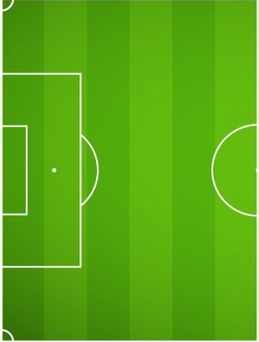
#> input picture soccer_half_field.jpeg, 259 x 342 px
$ python Offside_detection.py   (older library calls are emulated)
#> lines starting #> are read from the running program, lines starting #| are printed output that depends on the picture
### track_utils.py
import numpy as np
import argparse
import cv2
import math
from collections import deque

img = None
orig = None
roi = None
roi2, roi2_init = None,None

kernel = np.array([[0, 0, 1, 1, 0, 0],
                   [0, 1, 1, 1, 1, 0],
                   [1, 1, 1, 1, 1, 1],
                   [1, 1, 1, 1, 1, 1],
                   [0, 1, 1, 1, 1, 0],
                   [0, 0, 1, 1, 0, 0]],dtype=np.uint8)

ix,iy = 0,0
draw = False
rad_thresh = 15

def getArguements():
    ap = argparse.ArgumentParser()
    ap.add_argument("-v", "--video",
                    help="path to the (optional) video file")
    args = vars(ap.parse_args())
    return args

def resize(img,width=400.0):
    r = float(width) / img.shape[0]
    dim = (int(img.shape[1] * r), int(width))
    img = cv2.resize(img, dim, interpolation=cv2.INTER_AREA)
    return img

# [172 lines left out: functions selectROI, getROIvid, getROIext, getLimits, applyMorphTransforms, applyMorphTransforms2 and 3 more, not called in this run]

def removeBG(frame, fgbg):
    bg_mask = fgbg.apply(frame)
    bg_mask = cv2.dilate(bg_mask, np.ones((5, 5)))
    frame = cv2.bitwise_and(frame, frame, mask=bg_mask)
    return frame

# [16 lines left out: function getHist, not called in this run]

### Offside_detection.py
# USAGE
# To detect offside in a pre-recorded video, type the following in terminal:
# python Offside_detection.py -v 'name of video file'
#
# To detect offside from live camera feed:
# python Offside_detection.py
#
# while running the program, press 'i' to input and 'q' to quit

import cv2
import numpy as np
import track_utils
from collections import deque
import math

frame = None
orig_frame = None
roi_hist_A, roi_hist_B = None, None
roi = None

team = None


teamA = np.array([])
teamB = np.array([])
teamB_new = np.array([])
teamA_new = np.array([])
pts = []

minDist = 0
prevTeam = None
prevPasser = -1

M = None
op = None
limits = None
ball_center = None

kernel = np.array([[0, 0, 1, 1, 0, 0],
                   [0, 0, 1, 1, 0, 0],
                   [1, 1, 1, 1, 1, 1],
                   [1, 1, 1, 1, 1, 1],
                   [0, 0, 1, 1, 0, 0],
                   [0, 0, 1, 1, 0, 0]], dtype=np.uint8)

prevgrad = 0
passes = 0

vel, prev_vel = 0, 0

pts_ball = deque()


# [49 lines left out: function trackBall, not called in this run]


def detectPlayers():
    global frame, roi_hist_A, roi_hist_B, teamA, teamB
    teamA = []
    teamB = []

    hsv = cv2.cvtColor(frame, cv2.COLOR_BGR2HSV)
    cnt_thresh = 180
    if roi_hist_A is not None:
        backProjA = cv2.calcBackProject([hsv], [0, 1], roi_hist_A, [0, 180, 0, 256], 1)
        maskA = track_utils.applyMorphTransforms2(backProjA)
        #cv2.imshow('mask a', maskA)

        cnts = cv2.findContours(maskA.copy(), cv2.RETR_EXTERNAL, cv2.CHAIN_APPROX_SIMPLE)[-2]

        if len(cnts) > 0:
            c = sorted(cnts, key=cv2.contourArea, reverse=True)
            for i in range(len(c)):
                if cv2.contourArea(c[i]) < cnt_thresh:
                    break

                x, y, w, h = cv2.boundingRect(c[i])
                h += 5
                y -= 5
                if h < 0.8 * w:
                    continue
                elif h / float(w) > 3:
                    continue

                cv2.rectangle(frame, (x, y), (x + w, y + h), (0, 0, 255), 2)
                M = cv2.moments(c[i])
                center = (int(M["m10"] / M["m00"]), int(M["m01"] / M["m00"]))
                foot = (center[0], int(center[1] + h * 1.5))
                teamA.append(foot)
                cv2.circle(frame, foot, 5, (0, 0, 255), -1)
    if roi_hist_B is not None:
        backProjB = cv2.calcBackProject([hsv], [0, 1], roi_hist_B, [0, 180, 0, 256], 1)
        maskB = track_utils.applyMorphTransforms2(backProjB)
        #cv2.imshow('mask b', maskB)

        cnts = cv2.findContours(maskB.copy(), cv2.RETR_EXTERNAL, cv2.CHAIN_APPROX_SIMPLE)[-2]

        if len(cnts) > 0:
            c = sorted(cnts, key=cv2.contourArea, reverse=True)
            for i in range(len(c)):
                if cv2.contourArea(c[i]) < cnt_thresh:
                    break
                x, y, w, h = cv2.boundingRect(c[i])
                h += 5
                y -= 5
                if h < 0.9 * w:
                    continue
                elif h / float(w) > 3:
                    continue

                cv2.rectangle(frame, (x, y), (x + w, y + h), (0, 255, 0), 2)
                M = cv2.moments(c[i])
                center = (int(M["m10"] / M["m00"]), int(M["m01"] / M["m00"]))

                foot = (center[0], int(center[1] + h * 1.2))

                teamB.append(foot)
                cv2.circle(frame, foot, 5, (0, 0, 255), -1)


# [139 lines left out: functions selectPoints, getBoundaryPoints, getCoordinates, drawOffsideLine, closest_node, detectPasser and 1 more, not called in this run]


if __name__ == '__main__':
    args = track_utils.getArguements()

    if not args.get("video", False):
        camera = cv2.VideoCapture(0)
    else:
        camera = cv2.VideoCapture(args["video"])

    orig_op = cv2.imread('soccer_half_field.jpeg')
#> orig_op is the input picture: shape (342, 259, 3); mean B, G, R 20.8, 169.2, 89.8
    op = orig_op.copy()
    fgbg = cv2.createBackgroundSubtractorMOG2(history=20, detectShadows=False)
    flag = False

    while True:
        (grabbed, frame) = camera.read()
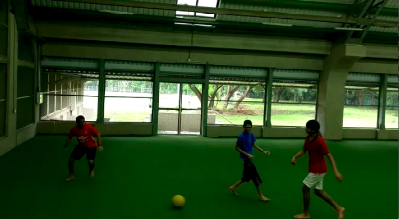
#> input picture images/dnt1.png, 399 x 219 px, given in place of the camera
#> frame is the input picture: shape (219, 399, 3); mean B, G, R 31.7, 69.7, 41.1

        if args.get("video") and not grabbed:
            break

        frame = track_utils.resize(frame, width=400)
#> in resize, `img = cv2.resize(img, dim, interpolation=cv2.INTER_AREA)`:
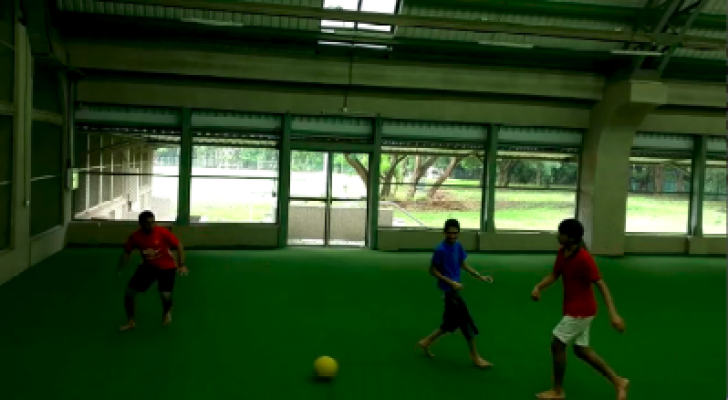
#> img: shape (400, 728, 3); mean of channels 0, 1, 2 31.7, 69.6, 41; drawn as B, G, R

        orig_frame = frame.copy()

        frame2 = track_utils.removeBG(orig_frame.copy(), fgbg)
#> in removeBG, `bg_mask = fgbg.apply(frame)`: bg_mask: shape (400, 728); every value is 255

        detectPlayers()
#> in detectPlayers, `hsv = cv2.cvtColor(frame, cv2.COLOR_BGR2HSV)`: hsv: shape (400, 728, 3); mean H, S, V 50.9, 188.1, 70.4

        if roi is not None:
            ball_center, cnt = track_utils.detectBallThresh(frame2, limits)
            if cnt is not None:
                (x, y), radius = cv2.minEnclosingCircle(cnt)
                cv2.circle(frame, (int(x), int(y)), int(radius), (255, 255, 0), 2)
                cv2.circle(frame, ball_center, 2, (0, 0, 255), -1)
                trackBall()

        if M is not None:
            src = np.int32(src)

            for i in range(4):
                frame = cv2.circle(frame.copy(), (src[i][0], src[i][1]), 3, (255, 0, 255), -1)

            cv2.polylines(frame, np.int32([src]), True, (255, 0, 0), 2, cv2.LINE_AA)

            getCoordinates()

            drawOffsideLine()

        cv2.imshow('camera view', frame)
        cv2.imshow('top view', op)

        if flag:
            t = 1
        else:
            t = 100

        key = cv2.waitKey(t) & 0xFF
#> (key q is pressed here)

        if key == ord("q"):
            break
        elif key == ord('i') and (roi_hist_A is None or roi_hist_B is None):
            flag = True
            roi_hist_A, roi_hist_B = track_utils.getHist(frame)

            roi = track_utils.getROIvid(orig_frame, 'input ball')
            if roi is not None:
                limits = track_utils.getLimits(roi)

            src = getBoundaryPoints()
            src = np.float32(src)
            dst = np.float32([[0, 0], [0, op.shape[0]], [op.shape[1], op.shape[0]], [op.shape[1], 0]])
            M = cv2.getPerspectiveTransform(src, dst)

    camera.release()
    cv2.destroyAllWindows()
